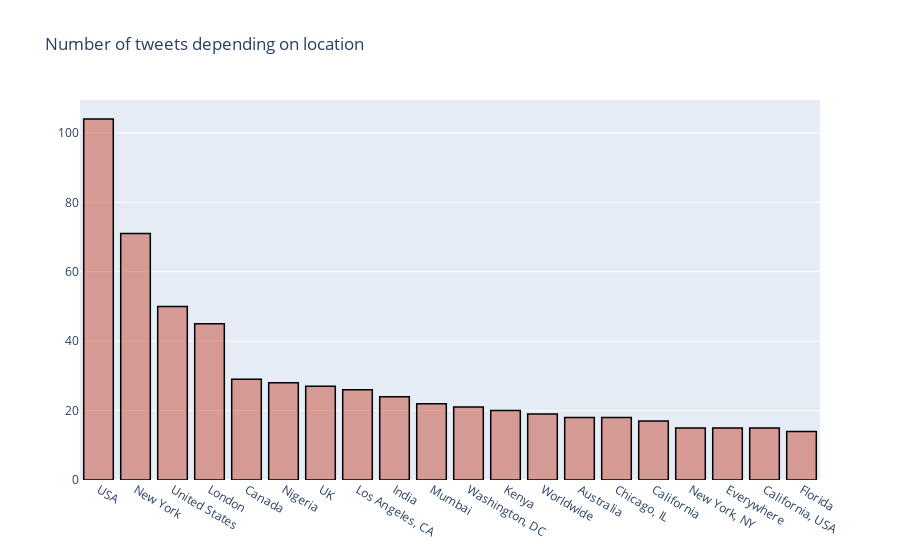

The code cell stored with this chart in its notebook:
### Code cell
# Tweets per location

cnt_ = train['location'].value_counts()
cnt_.reset_index()
cnt_ = cnt_[:20,]
trace1 = go.Bar(
                x = cnt_.index,
                y = cnt_.values,
                name = "Number of tweets in dataset according to location",
                marker = dict(color = 'rgba(200, 74, 55, 0.5)',
                             line=dict(color='rgb(0,0,0)',width=1.5)),
                )

data = [trace1]
layout = go.Layout(barmode = "group",title = 'Number of tweets depending on location')
fig = go.Figure(data = data, layout = layout)
py.iplot(fig)

### Figure 1 — Plotly figure (JSON) as saved in the notebook; plotly's stock layout.template omitted (floating-point values rounded to 4 significant figures)
{"data": [{"marker": {"color": "rgba(200, 74, 55, 0.5)", "line": {"color": "rgb(0,0,0)", "width": 1.5}}, "name": "Number of tweets in dataset according to location", "type": "bar", "x": ["USA", "New York", "United States", "London", "Canada", "Nigeria", "UK", "Los Angeles, CA", "India", "Mumbai", "Washington, DC", "Kenya", "Worldwide", "Australia", "Chicago, IL", "California", "New York, NY", "Everywhere", "California, USA", "Florida"], "y": [104, 71, 50, 45, 29, 28, 27, 26, 24, 22, 21, 20, 19, 18, 18, 17, 15, 15, 15, 14]}], "layout": {"barmode": "group", "title": {"text": "Number of tweets depending on location"}}}
